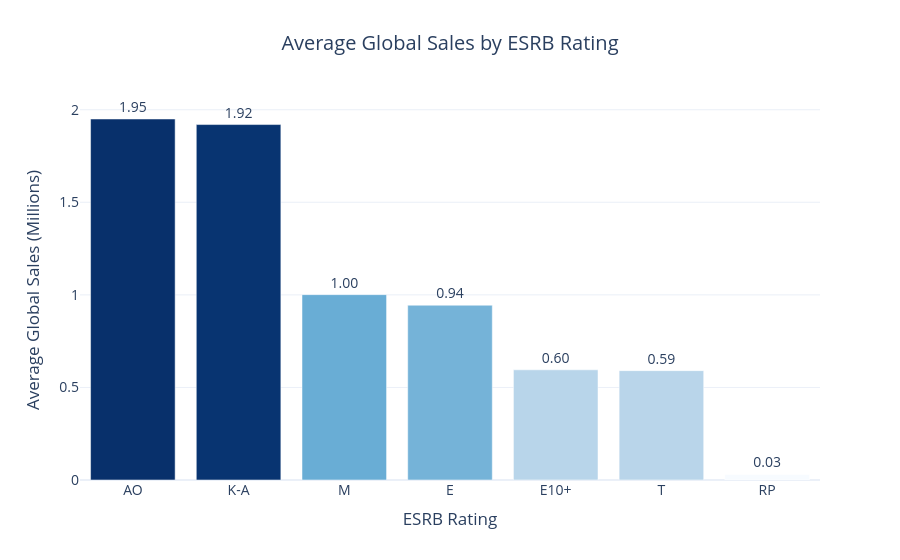

Notebook code for this chart:
### Code cell
fig = px.bar(
    rating_sales,
    x="Rating",
    y="Average_Global_Sales",
    color="Average_Global_Sales",
    color_continuous_scale="Blues",
    text_auto=".2f",
    title="Average Global Sales by ESRB Rating"
)

fig.update_layout(
    template="plotly_white",
    title_x=0.5,
    xaxis_title="ESRB Rating",
    yaxis_title="Average Global Sales (Millions)",
    coloraxis_showscale=False,
    font=dict(size=14)
)

fig.update_traces(textposition="outside")

fig.show()

### Figure 1 — Plotly figure (JSON) as saved in the notebook; plotly's stock layout.template omitted (floating-point values rounded to 4 significant figures)
{"data": [{"hovertemplate": "Rating=%{x}<br>Average_Global_Sales=%{marker.color}<extra></extra>", "legendgroup": "", "marker": {"color": [1.95, 1.92, 1.001, 0.9442, 0.5953, 0.5907, 0.03], "coloraxis": "coloraxis", "pattern": {"shape": ""}}, "name": "", "orientation": "v", "showlegend": false, "textposition": "outside", "texttemplate": "%{y:.2f}", "type": "bar", "x": ["AO", "K-A", "M", "E", "E10+", "T", "RP"], "xaxis": "x", "y": [1.95, 1.92, 1.001, 0.9442, 0.5953, 0.5907, 0.03], "yaxis": "y"}], "layout": {"barmode": "relative", "coloraxis": {"colorbar": {"title": {"text": "Average_Global_Sales"}}, "colorscale": [[0, "rgb(247,251,255)"], [0.125, "rgb(222,235,247)"], [0.25, "rgb(198,219,239)"], [0.375, "rgb(158,202,225)"], [0.5, "rgb(107,174,214)"], [0.625, "rgb(66,146,198)"], [0.75, "rgb(33,113,181)"], [0.875, "rgb(8,81,156)"], [1, "rgb(8,48,107)"]], "showscale": false}, "font": {"size": 14}, "legend": {"tracegroupgap": 0}, "title": {"text": "Average Global Sales by ESRB Rating", "x": 0.5}, "xaxis": {"anchor": "y", "domain": [0, 1], "title": {"text": "ESRB Rating"}}, "yaxis": {"anchor": "x", "domain": [0, 1], "title": {"text": "Average Global Sales (Millions)"}}}}
